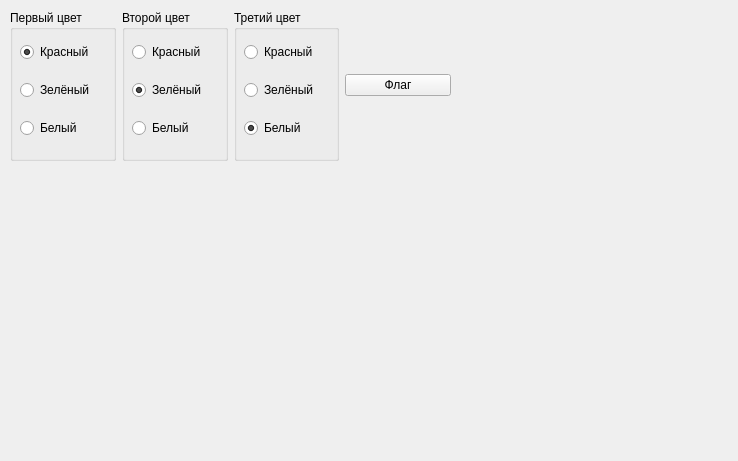
<?xml version="1.0" encoding="UTF-8"?>
<ui version="4.0">
 <class>MainWindow</class>
 <widget class="QMainWindow" name="MainWindow">
  <property name="geometry">
   <rect>
    <x>0</x>
    <y>0</y>
    <width>738</width>
    <height>461</height>
   </rect>
  </property>
  <property name="windowTitle">
   <string>Генератор флага</string>
  </property>
  <widget class="QWidget" name="centralwidget">
   <widget class="QWidget" name="horizontalLayoutWidget">
    <property name="geometry">
     <rect>
      <x>10</x>
      <y>10</y>
      <width>441</width>
      <height>151</height>
     </rect>
    </property>
    <layout class="QHBoxLayout" name="horizontalLayout">
     <item>
      <widget class="QGroupBox" name="groupBox">
       <property name="title">
        <string>Первый цвет</string>
       </property>
       <widget class="QWidget" name="verticalLayoutWidget">
        <property name="geometry">
         <rect>
          <x>10</x>
          <y>20</y>
          <width>81</width>
          <height>121</height>
         </rect>
        </property>
        <layout class="QVBoxLayout" name="verticalLayout">
         <item>
          <widget class="QRadioButton" name="radioButton">
           <property name="text">
            <string>Красный</string>
           </property>
           <property name="checked">
            <bool>true</bool>
           </property>
          </widget>
         </item>
         <item>
          <widget class="QRadioButton" name="radioButton_2">
           <property name="text">
            <string>Зелёный</string>
           </property>
          </widget>
         </item>
         <item>
          <widget class="QRadioButton" name="radioButton_3">
           <property name="text">
            <string>Белый</string>
           </property>
          </widget>
         </item>
        </layout>
       </widget>
      </widget>
     </item>
     <item>
      <widget class="QGroupBox" name="groupBox_2">
       <property name="title">
        <string>Второй цвет</string>
       </property>
       <widget class="QWidget" name="verticalLayoutWidget_3">
        <property name="geometry">
         <rect>
          <x>10</x>
          <y>20</y>
          <width>81</width>
          <height>121</height>
         </rect>
        </property>
        <layout class="QVBoxLayout" name="verticalLayout_3">
         <item>
          <widget class="QRadioButton" name="radioButton_7">
           <property name="text">
            <string>Красный</string>
           </property>
          </widget>
         </item>
         <item>
          <widget class="QRadioButton" name="radioButton_8">
           <property name="text">
            <string>Зелёный</string>
           </property>
           <property name="checked">
            <bool>true</bool>
           </property>
          </widget>
         </item>
         <item>
          <widget class="QRadioButton" name="radioButton_9">
           <property name="text">
            <string>Белый</string>
           </property>
          </widget>
         </item>
        </layout>
       </widget>
      </widget>
     </item>
     <item>
      <widget class="QGroupBox" name="groupBox_3">
       <property name="title">
        <string>Третий цвет</string>
       </property>
       <widget class="QWidget" name="verticalLayoutWidget_4">
        <property name="geometry">
         <rect>
          <x>10</x>
          <y>20</y>
          <width>81</width>
          <height>121</height>
         </rect>
        </property>
        <layout class="QVBoxLayout" name="verticalLayout_4">
         <item>
          <widget class="QRadioButton" name="radioButton_10">
           <property name="text">
            <string>Красный</string>
           </property>
          </widget>
         </item>
         <item>
          <widget class="QRadioButton" name="radioButton_11">
           <property name="text">
            <string>Зелёный</string>
           </property>
          </widget>
         </item>
         <item>
          <widget class="QRadioButton" name="radioButton_12">
           <property name="text">
            <string>Белый</string>
           </property>
           <property name="checked">
            <bool>true</bool>
           </property>
          </widget>
         </item>
        </layout>
       </widget>
      </widget>
     </item>
     <item>
      <widget class="QPushButton" name="pushButton">
       <property name="text">
        <string>Флаг</string>
       </property>
      </widget>
     </item>
    </layout>
   </widget>
  </widget>
 </widget>
 <resources/>
 <connections/>
</ui>
